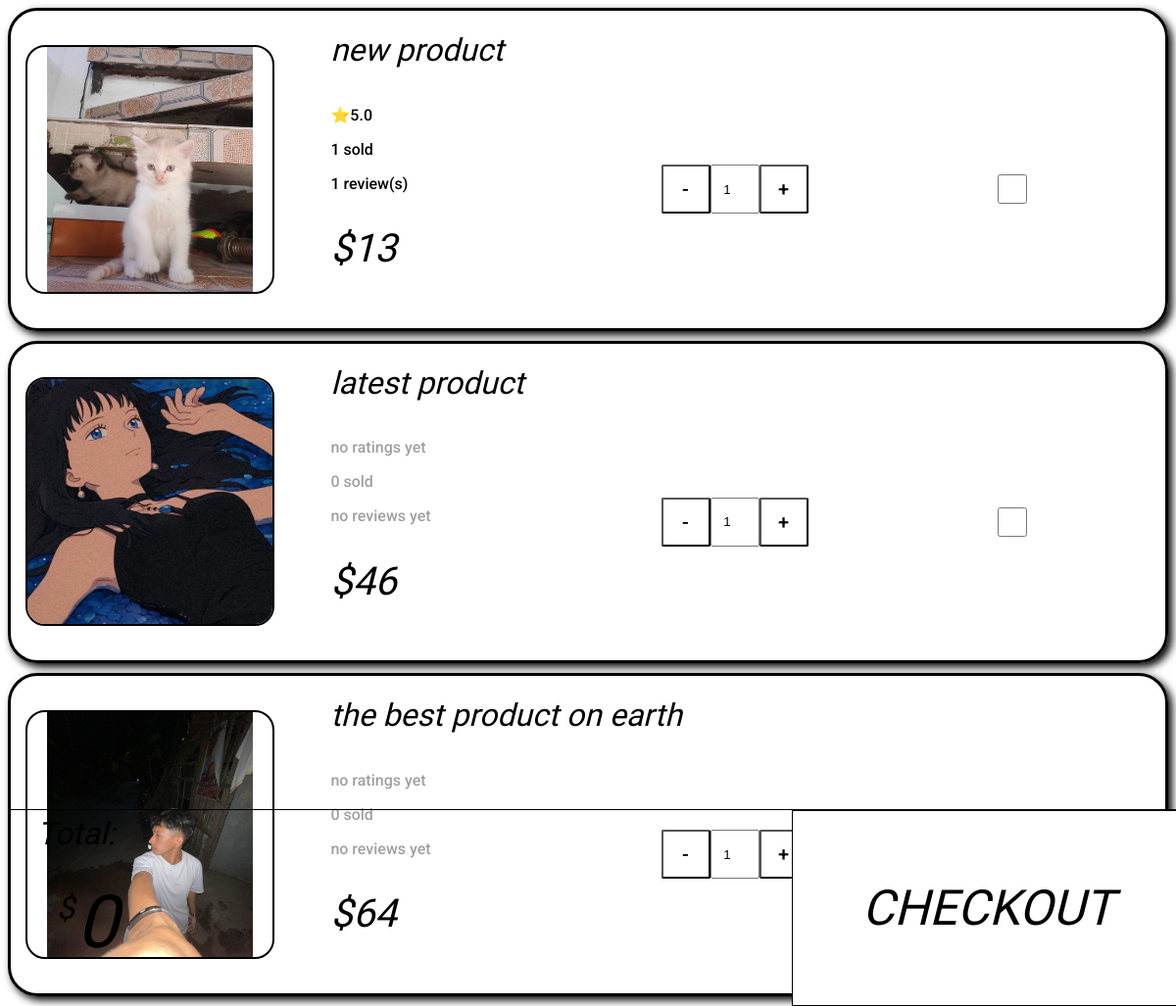
The app's page /cart/ (signed in) with its own data.
### products/models.py (models this page shows, shortened)
class Product(models.Model):
  shop_origin = models.ForeignKey(Shop,
  on_delete=models.CASCADE,
  related_name='products')
  name = models.CharField(
    max_length=30)
  price = models.IntegerField()
  image = models.ImageField(
    upload_to='images',
    null=True)
  rating_ave = models.DecimalField(
    null=True,
    max_digits=2,
    decimal_places=1,
    editable=False)
  def sold(self):
    if self.orders:
      return len(
        [order for order in self.orders.all() if order.received ])
    else:
      print('hey')

class Review(models.Model):
  choices = [
    (1, '⭐'),
    (2, '⭐⭐'),
    (3, '⭐⭐⭐'),
    (4, '⭐⭐⭐⭐'),
    (5, '⭐⭐⭐⭐⭐'),
]
  user = models.ForeignKey(
    User,
    on_delete=models.CASCADE,
    related_name='reviews',
  )
  rating = models.IntegerField(
    choices=choices)
  feedback = models.TextField(
    max_length=100)
  product = models.ForeignKey(
    Product,
    on_delete=models.CASCADE,
    related_name='reviews',
    default=1
    )

### order/models.py (models this page shows, shortened)
class Order(models.Model):
  buyer = models.ForeignKey(
    User,
    on_delete=models.CASCADE,
    related_name='orders')
  product = models.ForeignKey(
    Product,
    on_delete=models.CASCADE,
    related_name='orders')
  received = models.BooleanField(
    default=False)
  amount = models.IntegerField(default=1)
  price = models.IntegerField(
    null=True,editable=False)

### cart/views.py (the view)
# urls.py: path('',views.cart,name='cart')
@login_required(
  login_url=reverse_lazy('login'))
def cart(request):
  user_id = request.user.id
  products = Cart.objects.get(
    user__id=user_id).products.all()
  return render(
    request,
    'cart/index.html',
    {'products':products})

### cart/templates/cart/index.html (shortened to what this page needs)
{% extends 'base.html' %}
{% load static %}
{% block links %}
<link rel='stylesheet' href='{% static "cart/index.css" %}'>
<link rel='stylesheet' href='{% static "cart/footer.css" %}'>
{% endblock %}
{% block content %}
  {% for product in products %}
  <div class='cart-product'>
    <div class='image-container'>
      <img src='{{ product.image.url }}'>
    </div>
    <div class='product-detail'>
      <h1 class='product-name highlight'>
        {{ product.name }}
      </h1>
      <div class='subdetail'>
      <div class='details'>
        {% if product.rating_ave %}
        <p>
        ⭐{{ product.rating_ave }}
        </p>
        {% else %}
        <p class='empty'>no ratings yet</p>
        {% endif %}
        <p class='{% if not product.sold %}empty{% endif %}'>
          {{ product.sold }} sold
        </p>
        {% if product.reviews.all %}
        <p>
          {{ product.reviews.all|length }} review(s)
        </p>
        {% else %}
        <p class='empty'>
          no reviews yet
        </p>
        {% endif %}
        <h2 class='price highlight'>
          ${{ product.price }}
        </h2>
      </div>
      <div class='right-container'>
       <div class='amount-container'>
        <button>-</button>
        <input type='number' min='0' value='1'>
        <button>+</button>
       </div>
       <div class='checkbox-container'>
         <input type='checkbox'>
       </div>
      </div>
      </div>
    </div>
  </div>
  {% empty %}
  <p class='empty'>
    no products yet
  </p>
  {% endfor %}
<footer>
  <div class='detail'>
    <h1 class='highlight total-label'>
      Total:
    </h1>
    <div class='highlight price-container'>
       <h1 class='highlight currency'>
         $
       </h1>
       <h1 class='highlight total-price'>
         0
       </h1>
    </div>
  </div>
  <button>
    <h1 class='highlight'>
      CHECKOUT
    </h1>
  </button>
</footer>
{% endblock %}

### static/styles.css (style rules this page uses)
.empty { color:gray; opacity:75%; }
body { font-family: "Roboto", sans-serif; font-weight: 500; font-style: normal; }
button { background-color:white; }
button { font-family: "Roboto", sans-serif; font-weight: 500; font-style: normal; }
.highlight { font-family: "Barlow Condensed", sans-serif; font-weight: 300; font-style: italic; }
body { padding:0px; }

### cart/static/cart/index.css (style rules this page uses)
.cart-product { display:flex; flex-wrap:nowrap; flex-direction:row; margin-bottom:10px; border:3px solid black; border-radius:30px; box-shadow:4px 4px 8px black; justify-content:space-evenly; padding:0 15px; align-items:center; }
.image-container { min-width:250px; min-height:250px; max-height:250px; max-width:250px; overflow:hidden; display:flex; align-items:center; justify-content:center; border:2px solid black; border-radius:20px; }
.image-container > img { max-height:280px; max-width:280px; }
.product-name { text-align:; }
.cart-product > * { flex:1; }
.cart-product > .product-detail { padding-left:5%; display:grid; grid-template-rows:1fr 3fr ; }
.product-name { display:flex; align-items:center; }
.subdetail { display:flex; flex-direction:row; }
.subdetail .right-container { display:flex; flex-direction:row; align-items:center; flex-wrap:nowrap; width:100%; padding-bottom:40px; }
.amount-container { display:flex; flex-direction:row; justify-content:center; }
.amount-container * { max-width:50px; height:50px; }
.right-container * { flex:1; }
.amount-container > input { text-align:center; }
input[type='checkbox'] { height:30px; width:30px; }
.checkbox-container { display:flex; justify-content:center; }
.product-name { white-space:nowrap; overflow:hidden; text-overflow:ellipsis; }
.subdetail .details { width:400px; }
.amount-container button { color:black; background-color:white; border-radius:2px; font-size:20px; }
.price { font-size:40px; }

### cart/static/cart/footer.css (style rules this page uses)
footer { height:200px; width:100%; position:fixed; bottom:0px; margin:0; display:grid; grid-template-columns:2fr 1fr; border-top:1px solid black; }
footer > button { height:100%; border:1px solid black; }
footer .detail { display:flex; margin-left:20px; align-items:center; flex-direction:column; }
.detail .total-label { flex:1; text-align:left; background-color:; width:100%; padding-left:20px; margin:0; padding-top:5px; }
.detail .price-container { flex:2; width:100%; display:flex; background-color:; flex-direction:row; }
.currency { background-color:; padding-left:30px; padding-bottom:20px; padding-top:11px; height:100%; margin:0; }
.price-container .total-price { font-size:50px; background-color:; height:100%; margin-left:2px; width:100%; margin:0; display:flex; font-size:75px; padding-left:2px; }
footer button { padding:0; }
footer button h1 { font-size:50px; }

### records on screen
Product: image (picture), name "new product", rating_ave "5.0", sold "1", reviews.all|length "1", price "13"
Product: image (picture), name "latest product", shows "no ratings yet", sold "0", shows "no reviews yet", price "46"
Product: image (picture), name "the best product on earth", shows "no ratings yet", sold "0", shows "no reviews yet", price "64"
